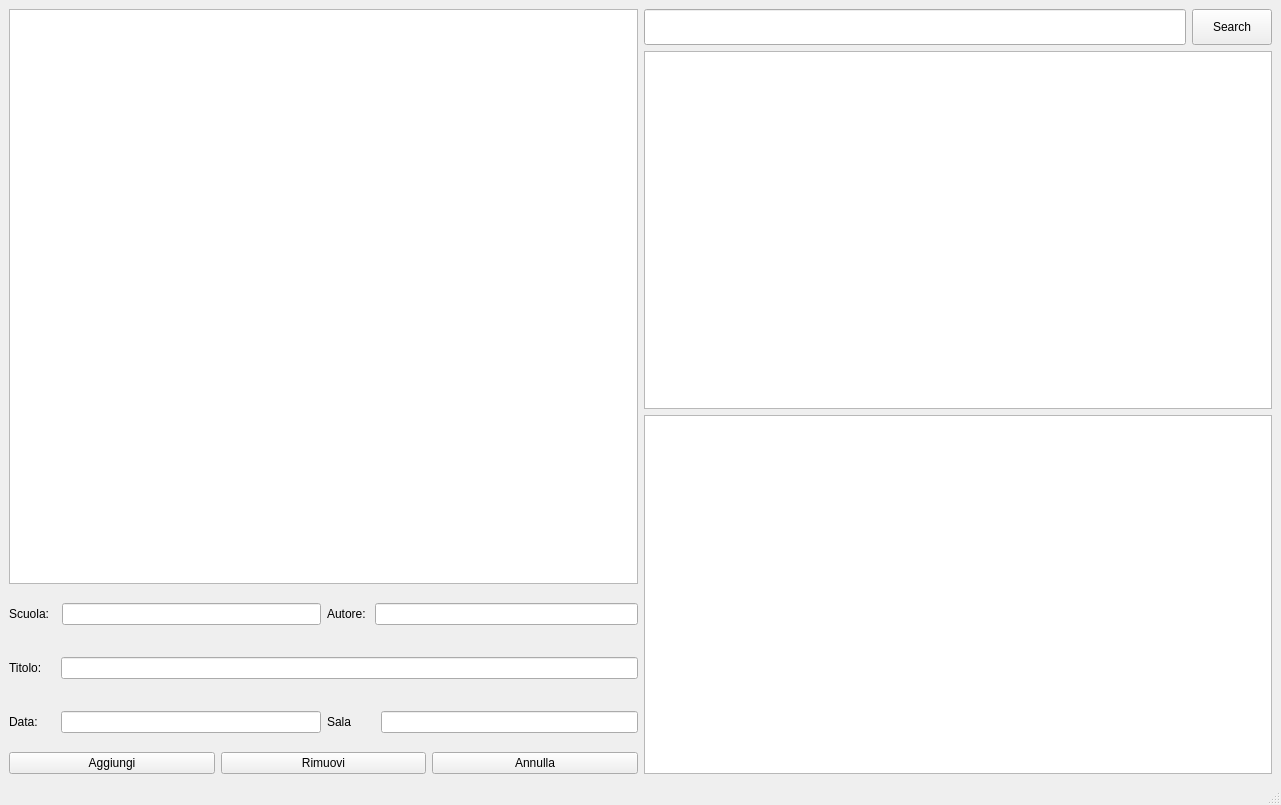
<?xml version="1.0" encoding="UTF-8"?>
<ui version="4.0">
 <class>MainWindow</class>
 <widget class="QMainWindow" name="MainWindow">
  <property name="geometry">
   <rect>
    <x>0</x>
    <y>0</y>
    <width>1281</width>
    <height>805</height>
   </rect>
  </property>
  <property name="windowTitle">
   <string>MainWindow</string>
  </property>
  <widget class="QWidget" name="centralwidget">
   <property name="autoFillBackground">
    <bool>false</bool>
   </property>
   <layout class="QHBoxLayout" name="horizontalLayout_5">
    <item>
     <layout class="QHBoxLayout" name="horizontalLayout_14">
      <property name="sizeConstraint">
       <enum>QLayout::SetNoConstraint</enum>
      </property>
      <item>
       <layout class="QVBoxLayout" name="verticalLayout">
        <item>
         <layout class="QVBoxLayout" name="verticalLayout_2" stretch="12,1,1,1,1">
          <property name="sizeConstraint">
           <enum>QLayout::SetDefaultConstraint</enum>
          </property>
          <item>
           <widget class="QTableWidget" name="painting_table"/>
          </item>
          <item>
           <layout class="QHBoxLayout" name="horizontalLayout_15">
            <item>
             <layout class="QHBoxLayout" name="horizontalLayout_3">
              <item>
               <widget class="QLabel" name="label">
                <property name="sizePolicy">
                 <sizepolicy hsizetype="Preferred" vsizetype="Expanding">
                  <horstretch>0</horstretch>
                  <verstretch>0</verstretch>
                 </sizepolicy>
                </property>
                <property name="text">
                 <string>Scuola:  </string>
                </property>
               </widget>
              </item>
              <item>
               <widget class="QLineEdit" name="school_edit">
                <property name="sizePolicy">
                 <sizepolicy hsizetype="Expanding" vsizetype="Fixed">
                  <horstretch>0</horstretch>
                  <verstretch>0</verstretch>
                 </sizepolicy>
                </property>
               </widget>
              </item>
             </layout>
            </item>
            <item>
             <layout class="QHBoxLayout" name="horizontalLayout_4">
              <item>
               <widget class="QLabel" name="label_2">
                <property name="sizePolicy">
                 <sizepolicy hsizetype="Preferred" vsizetype="Expanding">
                  <horstretch>0</horstretch>
                  <verstretch>0</verstretch>
                 </sizepolicy>
                </property>
                <property name="text">
                 <string>Autore: </string>
                </property>
               </widget>
              </item>
              <item>
               <widget class="QLineEdit" name="author_edit">
                <property name="sizePolicy">
                 <sizepolicy hsizetype="Expanding" vsizetype="Fixed">
                  <horstretch>0</horstretch>
                  <verstretch>0</verstretch>
                 </sizepolicy>
                </property>
               </widget>
              </item>
             </layout>
            </item>
           </layout>
          </item>
          <item>
           <layout class="QHBoxLayout" name="horizontalLayout_7">
            <item>
             <widget class="QLabel" name="label_3">
              <property name="sizePolicy">
               <sizepolicy hsizetype="Preferred" vsizetype="Expanding">
                <horstretch>0</horstretch>
                <verstretch>0</verstretch>
               </sizepolicy>
              </property>
              <property name="text">
               <string>Titolo:    </string>
              </property>
             </widget>
            </item>
            <item>
             <widget class="QLineEdit" name="title_edit">
              <property name="sizePolicy">
               <sizepolicy hsizetype="Expanding" vsizetype="Fixed">
                <horstretch>0</horstretch>
                <verstretch>0</verstretch>
               </sizepolicy>
              </property>
             </widget>
            </item>
           </layout>
          </item>
          <item>
           <layout class="QHBoxLayout" name="horizontalLayout_17">
            <item>
             <layout class="QHBoxLayout" name="horizontalLayout_10">
              <item>
               <widget class="QLabel" name="label_4">
                <property name="sizePolicy">
                 <sizepolicy hsizetype="Preferred" vsizetype="Expanding">
                  <horstretch>0</horstretch>
                  <verstretch>0</verstretch>
                 </sizepolicy>
                </property>
                <property name="text">
                 <string>Data:     </string>
                </property>
               </widget>
              </item>
              <item>
               <widget class="QLineEdit" name="date_edit">
                <property name="sizePolicy">
                 <sizepolicy hsizetype="Expanding" vsizetype="Fixed">
                  <horstretch>0</horstretch>
                  <verstretch>0</verstretch>
                 </sizepolicy>
                </property>
               </widget>
              </item>
             </layout>
            </item>
            <item>
             <layout class="QHBoxLayout" name="horizontalLayout_11">
              <item>
               <widget class="QLabel" name="label_5">
                <property name="sizePolicy">
                 <sizepolicy hsizetype="Preferred" vsizetype="Expanding">
                  <horstretch>0</horstretch>
                  <verstretch>0</verstretch>
                 </sizepolicy>
                </property>
                <property name="text">
                 <string>Sala       </string>
                </property>
               </widget>
              </item>
              <item>
               <widget class="QLineEdit" name="room_edit"/>
              </item>
             </layout>
            </item>
           </layout>
          </item>
          <item>
           <layout class="QHBoxLayout" name="horizontalLayout">
            <item>
             <widget class="QPushButton" name="add_button">
              <property name="text">
               <string>Aggiungi</string>
              </property>
             </widget>
            </item>
            <item>
             <widget class="QPushButton" name="remove_button">
              <property name="text">
               <string>Rimuovi</string>
              </property>
             </widget>
            </item>
            <item>
             <widget class="QPushButton" name="clear_button">
              <property name="text">
               <string>Annulla</string>
              </property>
             </widget>
            </item>
           </layout>
          </item>
         </layout>
        </item>
       </layout>
      </item>
     </layout>
    </item>
    <item>
     <layout class="QVBoxLayout" name="verticalLayout_3" stretch="1,10,10">
      <item>
       <layout class="QHBoxLayout" name="horizontalLayout_2">
        <item>
         <widget class="QLineEdit" name="search_edit">
          <property name="sizePolicy">
           <sizepolicy hsizetype="Expanding" vsizetype="Expanding">
            <horstretch>0</horstretch>
            <verstretch>0</verstretch>
           </sizepolicy>
          </property>
         </widget>
        </item>
        <item>
         <widget class="QPushButton" name="search_button">
          <property name="sizePolicy">
           <sizepolicy hsizetype="Minimum" vsizetype="Expanding">
            <horstretch>0</horstretch>
            <verstretch>0</verstretch>
           </sizepolicy>
          </property>
          <property name="text">
           <string>Search</string>
          </property>
         </widget>
        </item>
       </layout>
      </item>
      <item>
       <widget class="QChartView" name="datesGraph"/>
      </item>
      <item>
       <widget class="QChartView" name="schoolGraph"/>
      </item>
     </layout>
    </item>
   </layout>
  </widget>
  <widget class="QMenuBar" name="menubar">
   <property name="geometry">
    <rect>
     <x>0</x>
     <y>0</y>
     <width>1281</width>
     <height>22</height>
    </rect>
   </property>
  </widget>
  <widget class="QStatusBar" name="statusbar"/>
 </widget>
 <customwidgets>
  <customwidget>
   <class>QChartView</class>
   <extends>QGraphicsView</extends>
   <header>QtCharts</header>
  </customwidget>
 </customwidgets>
 <resources/>
 <connections/>
</ui>
